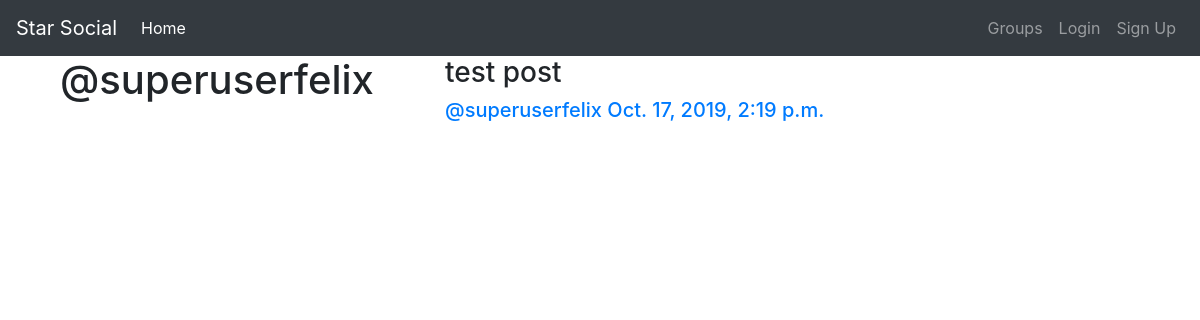
Screenshot of /post/by/superuserfelix with the database file from the repository.
### post/models.py (models this page shows, shortened)
class Post(models.Model):
    user = models.ForeignKey(User, related_name='posts', on_delete=models.PROTECT)
    created_at = models.DateTimeField(auto_now=True)
    message = models.TextField()
    group = models.ForeignKey(Group, related_name='posts', null=True, blank=True, on_delete=models.PROTECT)
    class Meta:
        ordering = ['-created_at']
        unique_together = ['user', 'message']

### post/views.py (the view)
# urls.py: re_path(r'by/(?P<username>[-\w]+)', views.UserPosts.as_view(), name='for_user'),
class UserPosts(generic.ListView):
    model = models.Post
    template_name = 'post/user_post_list.html'
    def get_queryset(self):
        try:
            self.post_user = User.objects.prefetch_related('posts').get(username__iexact=self.kwargs.get('username'))
        except User.DoesNotExist:
            raise Http404
        else:
            return self.post_user.posts.all()
    def get_context_data(self, **kwargs):
        context = super().get_context_data(**kwargs)
        context['post_user'] = self.post_user
        return context

### post/templates/post/user_post_list.html
{% extends "post/post_base.html" %}
{% block prepost %}
    <div class="col-md-4">
        <h1>@{{post_user.username}}</h1>
    </div>
{% endblock %}
{% block post_content %}
    <div class="col-md-8">
        {% for post in post_list %}
            {% include "post/_post.html" %}
        {% endfor %}
    </div>
{% endblock %}

### post/templates/post/_post.html (shortened to what this page needs)
<div class="post media">
    <div class="container">
        <div class="row">
            <div class="col-md-12">
                <h3 style="display: block">{{post.message}}</h3>
            </div>
        </div>
        <div class="row">
            <div class="col-md-12">
                <div class="media-body">
                    <h5 class="media-heading">
                        <span class="username">
                            <a href="{% url 'post:for_user' username=post.user.username %}">@{{post.user.username}}</a>
                        </span>
                        <time class="time">
                            <a href="{% url 'post:single' username=post.user.username pk=post.pk %}">{{post.created_at}}</a>
                        </time>
                    </h5>
                </div>
            </div>
        </div>
    </div>
</div>

### rows the page displays
Post: message "test post", user.username "superuserfelix", created_at "Oct. 17, 2019, 2:19 p.m."

### other values shown
{{ post_user.username }} "superuserfelix"
